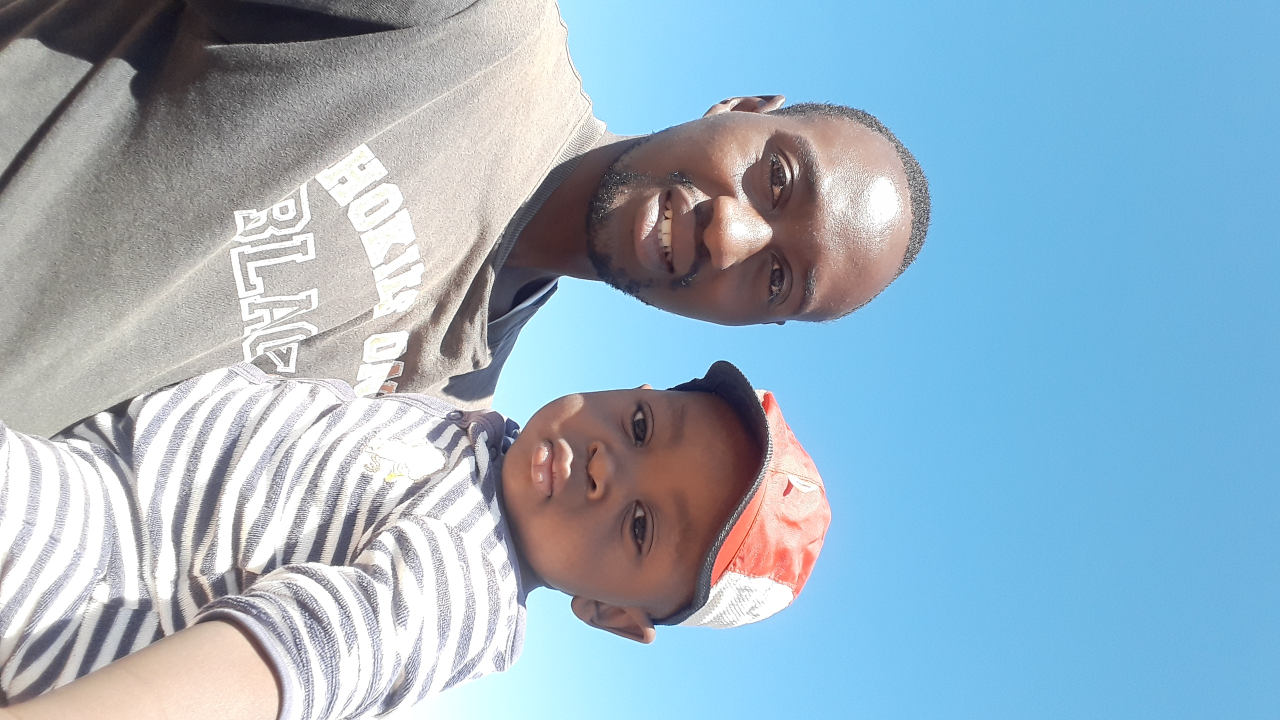
#> input picture walk.jpg, 2560 x 1440 px (shown at 1/2 size)
$ python imageproject4.py
#> lines starting #> are read from the running program, lines starting #| are printed output that depends on the picture
print('fourth image')

from PIL import Image
image_walk = Image.open('walk.jpg')
#> image_walk is the input picture: PIL image 2560x1440 RGB; mean R, G, B 152, 177.1, 194.4
pixels_walk = image_walk.load
image_walk.show()

image_sunset = Image.open('sunset.jpg')
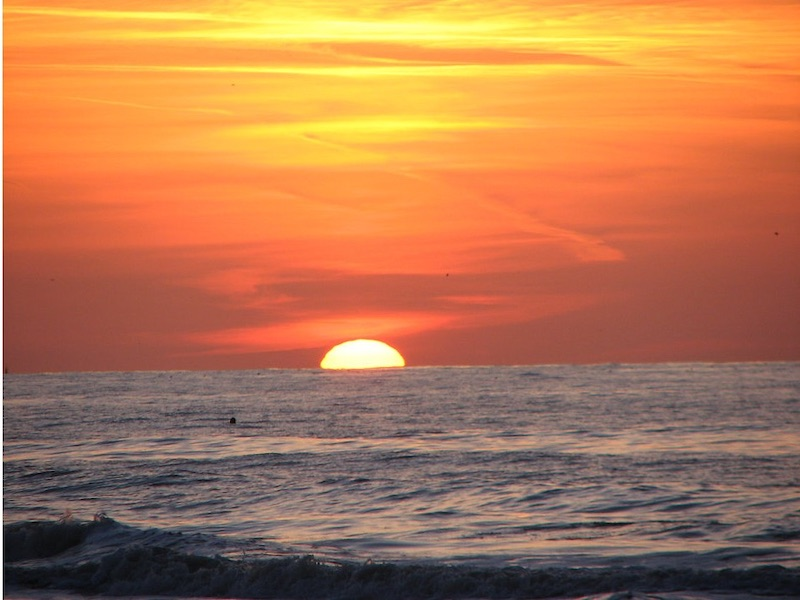
#> input picture sunset.jpg, 800 x 600 px
#> image_sunset is the input picture: PIL image 800x600 RGB; mean R, G, B 178.8, 119, 79.8
pixels_sunset = image_sunset.load()
image_sunset.show()
(width, height) = image_walk.size
#> width = 2560; height = 1440
(width1, height1) = image_sunset.size
#> width1 = 800; height1 = 600
print(f'Walk width: {width}; Walk height: {height} \nSunset width: {width1}; Sunset height: {height1}')
#| Walk width: 2560; Walk height: 1440
#| Sunset width: 800; Sunset height: 600

## Resize image_walk
image_walk_new = image_walk.resize((800, 600))
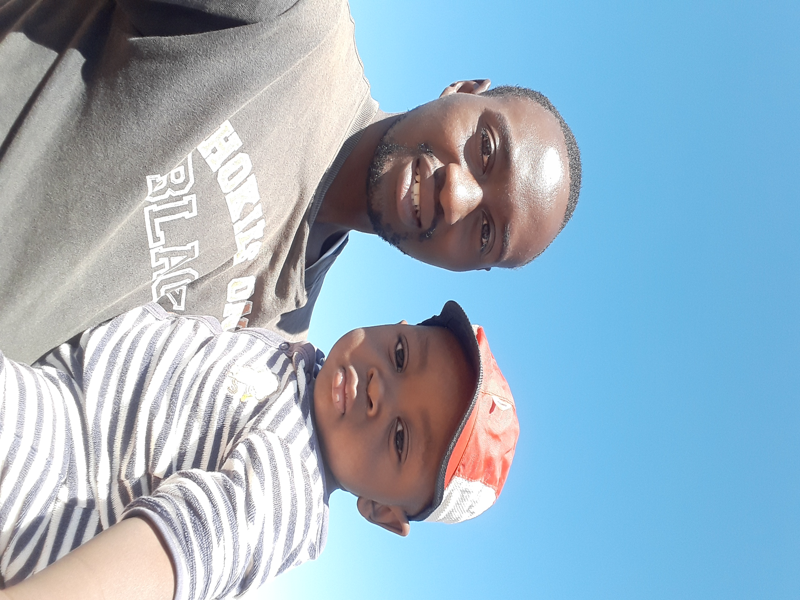
#> image_walk_new: PIL image 800x600 RGB; mean R, G, B 152, 177.1, 194.4
image_walk_new1 = image_walk_new.rotate(90)
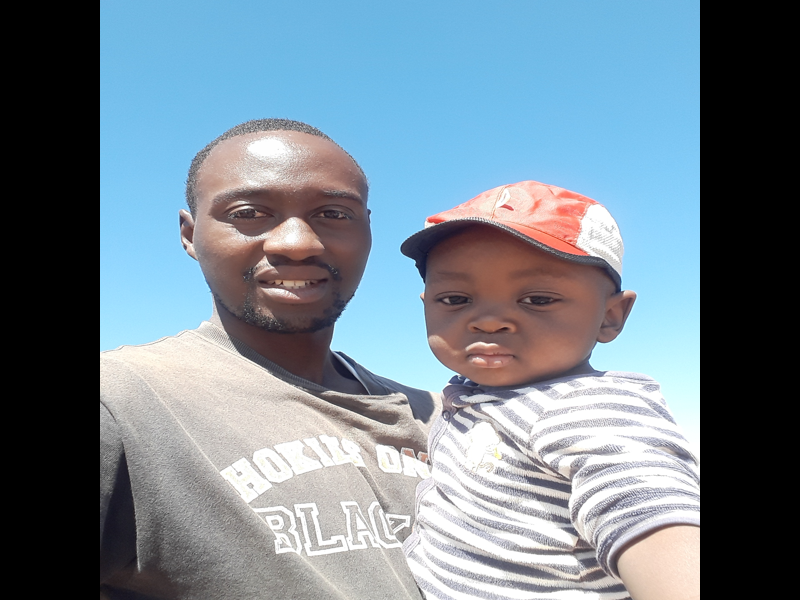
#> image_walk_new1: PIL image 800x600 RGB; mean R, G, B 116.8, 133.5, 145.5
image_walk_new1.show()
image_walk_new1.save('walk_new.jpg')
image_walk_new1 = Image.open('walk_new.jpg')
pixels_walk_new = image_walk_new1.load()
(width2, height2) = image_walk_new1.size
#> width2 = 800; height2 = 600
print(f'Width new walk: {width2}; Height new walk: {height2}')
#| Width new walk: 800; Height new walk: 600
print(pixels_walk_new[500, 40])
#| (113, 186, 231)
print(pixels_walk_new[680, 550])
#| (255, 234, 217)

for y in range(0, height2):
    for x in range(0, width2):
        (r, g, b) = pixels_walk_new[x, y]

        if r <= 200 and g <= 255 and b >= 200 or (r >= 100 and g >= 100 and b >= 245):
            (new_r, new_g, new_b) = pixels_sunset[x, y]
            pixels_walk_new[x, y] = (new_r, new_g, new_b)
        else:
            pixels_walk_new[x, y] = (r, g, b)

## Create new image that is the same size as the original
sunset_walk = Image.new("RGB", image_walk_new.size)
#> sunset_walk: PIL image 800x600 RGB; every value is 0
pixels_new = sunset_walk.load()
# sunset_walk.show()

## Final requirement 5. Save the new image to a file.
image_walk_new1.save('sunset_walk.jpg')
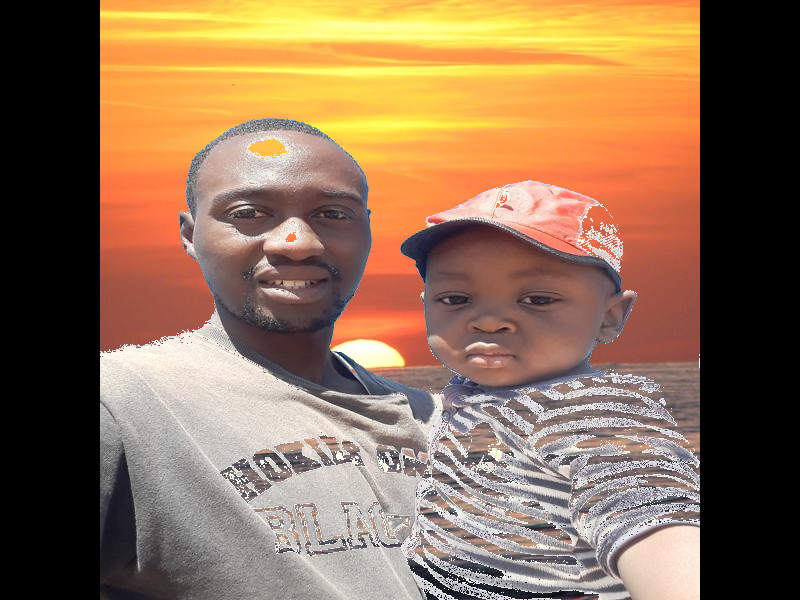
#> saved as sunset_walk.jpg: PIL image 800x600 RGB; mean R, G, B 142.3, 111.9, 85.6
fourth_new = Image.open('sunset_walk.jpg')
pixels_fourth_new = fourth_new.load()

## Display final image
fourth_new.show()
# print(fourth_new.size)
